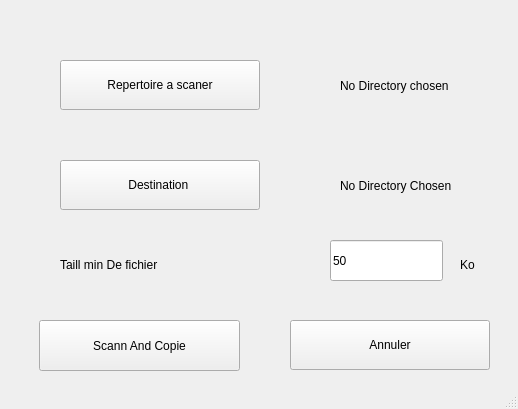
<?xml version="1.0" encoding="UTF-8"?>
<ui version="4.0">
 <class>mainwindow</class>
 <widget class="QMainWindow" name="mainwindow">
  <property name="geometry">
   <rect>
    <x>0</x>
    <y>0</y>
    <width>518</width>
    <height>409</height>
   </rect>
  </property>
  <property name="windowTitle">
   <string>MainWindow</string>
  </property>
  <widget class="QWidget" name="centralwidget">
   <widget class="QPushButton" name="button_folder_scan">
    <property name="geometry">
     <rect>
      <x>60</x>
      <y>60</y>
      <width>200</width>
      <height>50</height>
     </rect>
    </property>
    <property name="text">
     <string>Repertoire a scaner</string>
    </property>
   </widget>
   <widget class="QPushButton" name="button_folder_destination">
    <property name="geometry">
     <rect>
      <x>60</x>
      <y>160</y>
      <width>200</width>
      <height>50</height>
     </rect>
    </property>
    <property name="text">
     <string>Destination </string>
    </property>
   </widget>
   <widget class="QLabel" name="label_folder_scan">
    <property name="geometry">
     <rect>
      <x>340</x>
      <y>60</y>
      <width>401</width>
      <height>51</height>
     </rect>
    </property>
    <property name="text">
     <string>No Directory chosen</string>
    </property>
   </widget>
   <widget class="QLabel" name="label_folder_destination">
    <property name="geometry">
     <rect>
      <x>340</x>
      <y>160</y>
      <width>401</width>
      <height>51</height>
     </rect>
    </property>
    <property name="text">
     <string>No Directory Chosen</string>
    </property>
   </widget>
   <widget class="QLineEdit" name="champ_minimal_file_size">
    <property name="geometry">
     <rect>
      <x>330</x>
      <y>240</y>
      <width>113</width>
      <height>41</height>
     </rect>
    </property>
    <property name="text">
     <string>50</string>
    </property>
   </widget>
   <widget class="QLabel" name="label_tailml_minimal">
    <property name="geometry">
     <rect>
      <x>60</x>
      <y>240</y>
      <width>200</width>
      <height>50</height>
     </rect>
    </property>
    <property name="text">
     <string>Taill min De fichier </string>
    </property>
   </widget>
   <widget class="QPushButton" name="button_scann">
    <property name="geometry">
     <rect>
      <x>39</x>
      <y>320</y>
      <width>201</width>
      <height>51</height>
     </rect>
    </property>
    <property name="text">
     <string>Scann And Copie</string>
    </property>
   </widget>
   <widget class="QPushButton" name="button_Annuler">
    <property name="geometry">
     <rect>
      <x>290</x>
      <y>320</y>
      <width>200</width>
      <height>50</height>
     </rect>
    </property>
    <property name="text">
     <string>Annuler</string>
    </property>
   </widget>
   <widget class="QPushButton" name="button_folder_scan_4">
    <property name="geometry">
     <rect>
      <x>290</x>
      <y>580</y>
      <width>200</width>
      <height>50</height>
     </rect>
    </property>
    <property name="text">
     <string>Repertoire a scaner</string>
    </property>
   </widget>
   <widget class="QLabel" name="label_tailml_minimal_2">
    <property name="geometry">
     <rect>
      <x>460</x>
      <y>240</y>
      <width>41</width>
      <height>50</height>
     </rect>
    </property>
    <property name="text">
     <string>Ko</string>
    </property>
   </widget>
  </widget>
  <widget class="QStatusBar" name="statusbar"/>
 </widget>
 <resources/>
 <connections/>
</ui>
